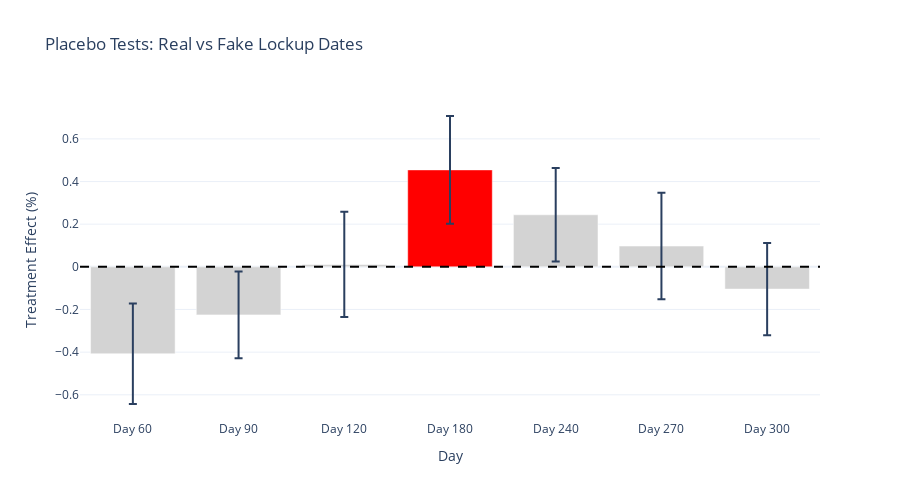

Notebook source saved alongside this figure:
### Markdown cell above
## Section 3: Placebo Tests

Test for effects at fake lockup dates.

### Code cell
print("\n" + "="*80)
print("PLACEBO TESTS")

placebo_days = [60, 90, 120, 180, 240, 270, 300]
placebo_results = []

for day in placebo_days:
    df_temp = df_clean.copy()
    df_temp['Post_Lockup'] = (df_temp['Days_Since_IPO'] > day).astype(int)
    
    result = run_twfe_did(df_temp, f"Day {day}")
    
    if result:
        placebo_results.append(result)
        marker = "← REAL" if day == 180 else ""
        sig = "✓" if result['significant'] else "✗"
        print(f"Day {day}: {result['coef']:+.4f}% (p={result['pval']:.4f}) {sig} {marker}")

# Visualize
if len(placebo_results) > 0:
    fig = go.Figure()
    
    x = [r['label'] for r in placebo_results]
    y = [r['coef'] for r in placebo_results]
    errors = [r['se']*1.96 for r in placebo_results]
    colors = ['red' if 'Day 180' in r['label'] else 'lightgray' for r in placebo_results]
    
    fig.add_trace(go.Bar(
        x=x, y=y,
        error_y=dict(type='data', array=errors),
        marker_color=colors
    ))
    
    fig.add_hline(y=0, line_dash="dash", line_color="black")
    
    fig.update_layout(
        title='Placebo Tests: Real vs Fake Lockup Dates',
        xaxis_title='Day',
        yaxis_title='Treatment Effect (%)',
        height=500,
        template='plotly_white'
    )
    
    fig.show()
    fig.write_image(f"{fig_output_dir}/05_placebo_tests.png", scale=2)
    
    sig_placebos = sum([r['significant'] for r in placebo_results if 'Day 180' not in r['label']])
    print(f"\nSignificant placebo tests: {sig_placebos} out of {len(placebo_results)-1}")

### Figure 1 — Plotly figure (JSON) as saved in the notebook; plotly's stock layout.template omitted (floating-point values rounded to 4 significant figures)
{"data": [{"error_y": {"array": [0.2353, 0.2029, 0.2468, 0.2526, 0.2193, 0.2499, 0.2168], "type": "data"}, "marker": {"color": ["lightgray", "lightgray", "lightgray", "red", "lightgray", "lightgray", "lightgray"]}, "type": "bar", "x": ["Day 60", "Day 90", "Day 120", "Day 180", "Day 240", "Day 270", "Day 300"], "y": [-0.4078, -0.2253, 0.01107, 0.4545, 0.244, 0.09749, -0.1045]}], "layout": {"height": 500, "shapes": [{"line": {"color": "black", "dash": "dash"}, "type": "line", "x0": 0, "x1": 1, "xref": "x domain", "y0": 0, "y1": 0, "yref": "y"}], "title": {"text": "Placebo Tests: Real vs Fake Lockup Dates"}, "xaxis": {"title": {"text": "Day"}}, "yaxis": {"title": {"text": "Treatment Effect (%)"}}}}
